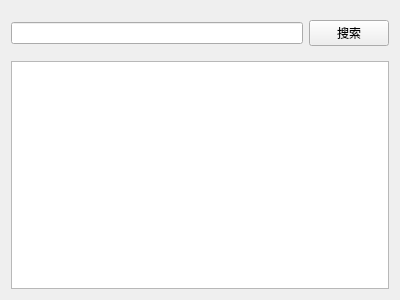
<?xml version="1.0" encoding="UTF-8"?>
<ui version="4.0">
 <class>UiMainWindow</class>
 <widget class="QWidget" name="UiMainWindow">
  <property name="geometry">
   <rect>
    <x>0</x>
    <y>0</y>
    <width>400</width>
    <height>300</height>
   </rect>
  </property>
  <property name="windowTitle">
   <string>主页</string>
  </property>
  <layout class="QVBoxLayout" name="verticalLayout">
   <item>
    <widget class="QWidget" name="uiWrap" native="true">
     <layout class="QHBoxLayout" name="horizontalLayout">
      <property name="leftMargin">
       <number>0</number>
      </property>
      <property name="rightMargin">
       <number>0</number>
      </property>
      <item>
       <widget class="QLineEdit" name="uiLineEdit"/>
      </item>
      <item>
       <widget class="QPushButton" name="uiSearchBtn">
        <property name="text">
         <string>搜索</string>
        </property>
       </widget>
      </item>
     </layout>
    </widget>
   </item>
   <item>
    <widget class="QPlainTextEdit" name="plainTextEdit"/>
   </item>
  </layout>
 </widget>
 <resources/>
 <connections/>
</ui>
